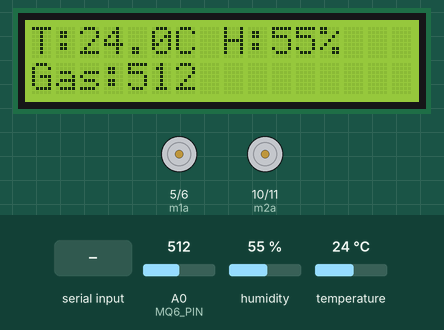
This sketch was run on a simulated Arduino Uno, built with avr-gcc and run on an emulated ATmega328P. On the bench: 16×2 character LCD, motor-driver pin pairs drawn as motors (green arrow = first pin HIGH = forward, orange = second pin HIGH = backward, longer = more drive, scaled by the enable pin). The test bench sets the inputs (shaded band); at power-on: humidity 55 %, A0 (MQ6_PIN) = 512, temperature 24 °C. What the sketch prints to the serial monitor is not drawn.

Above: at 3.2 s.
3.3 s: "F" received over the second serial link
At 4.5 s:
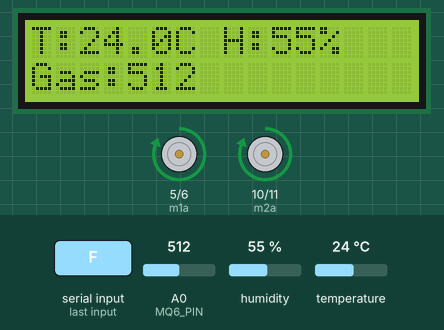
4.8 s: "B" received over the second serial link
At 5.8 s:
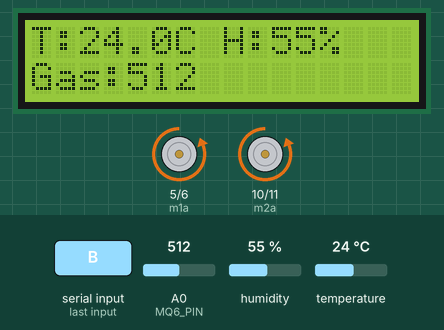
6.3 s: "L" received over the second serial link
At 7.0 s:
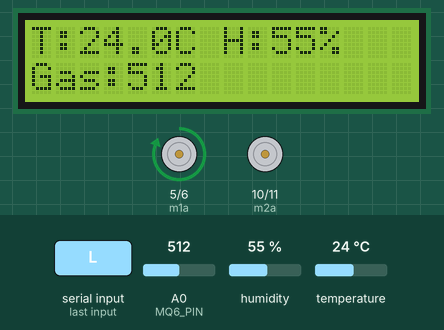
7.8 s: "R" received over the second serial link
At 8.1 s:
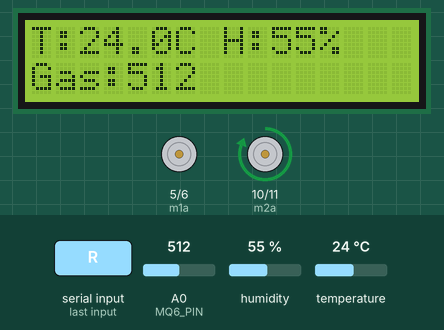
9.3 s: humidity set to 22 %
At 10.7 s:
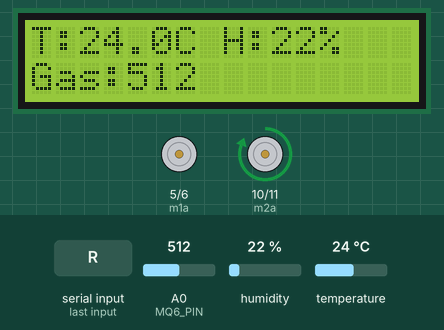
11.6 s: A0 (MQ6_PIN) set to 716
At 12.7 s:
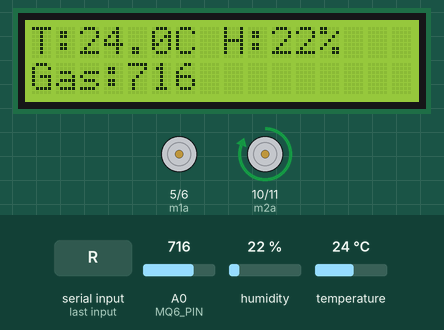
Timing chart, 0 to 14.6 s (numbered marks = the images above; inputs shaded):
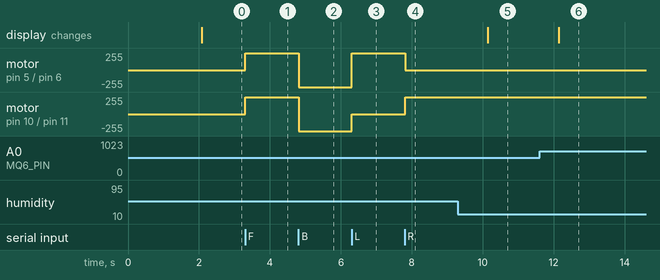

The sketch:

bluetooth.ino
```cpp
#include <SoftwareSerial.h>
#include <DHT.h>
#include <LiquidCrystal.h>

// --- Pin Setup ---
SoftwareSerial Blue(7, 8); // Rx, Tx
#define DHTPIN 12
#define DHTTYPE DHT22
#define MQ6_PIN A0

// LCD pins: RS, EN, D4, D5, D6, D7
LiquidCrystal lcd(9, 4, A1, A2, A3, A4);
DHT dht(DHTPIN, DHTTYPE);

String readdata;

// --- Motor Pins ---
int en1 = 2, en2 = 3;
int m1a = 5, m1b = 6, m2a = 10, m2b = 11;

void setup() {
  pinMode(m1a, OUTPUT);
  pinMode(m1b, OUTPUT);
  pinMode(m2a, OUTPUT);
  pinMode(m2b, OUTPUT);
  pinMode(en1, OUTPUT);
  pinMode(en2, OUTPUT);

  digitalWrite(en1, HIGH);
  digitalWrite(en2, HIGH);

  Blue.begin(9600);
  Serial.begin(9600);
  dht.begin();
  lcd.begin(16, 2);
  lcd.clear();

  lcd.print("CropScout Bot");
  lcd.setCursor(0, 1);
  lcd.print("Initializing...");
  delay(2000);
  lcd.clear();
}

// --- Movement Functions ---
void forward() {
  analogWrite(m1a, 255); analogWrite(m1b, 0);
  analogWrite(m2a, 255); analogWrite(m2b, 0);
  Serial.println("Forward");
}

void backward() {
  analogWrite(m1a, 0); analogWrite(m1b, 255);
  analogWrite(m2a, 0); analogWrite(m2b, 255);
  Serial.println("Backward");
}

void left() {
  analogWrite(m1a, 255); analogWrite(m1b, 0);
  analogWrite(m2a, 0); analogWrite(m2b, 0);
  Serial.println("Left");
}

void right() {
  analogWrite(m1a, 0); analogWrite(m1b, 0);
  analogWrite(m2a, 255); analogWrite(m2b, 0);
  Serial.println("Right");
}

void stop() {
  analogWrite(m1a, 0); analogWrite(m1b, 0);
  analogWrite(m2a, 0); analogWrite(m2b, 0);
  Serial.println("Stop");
}

// --- Sensor Display Function ---
void displaySensorData() {
  float temp = dht.readTemperature();
  float hum = dht.readHumidity();
  int gasValue = analogRead(MQ6_PIN);

  // Print to Serial Monitor
  Serial.print("Temp: "); Serial.print(temp);
  Serial.print("°C  | Hum: "); Serial.print(hum);
  Serial.print("%  | Gas: "); Serial.println(gasValue);

  // Print to LCD
  lcd.clear();
  lcd.setCursor(0, 0);
  lcd.print("T:"); lcd.print(temp, 1);
  lcd.print("C H:"); lcd.print(hum, 0);
  lcd.print("%");

  lcd.setCursor(0, 1);
  lcd.print("Gas:"); lcd.print(gasValue);
}

void loop() {
  // --- Bluetooth Control ---
  while (Blue.available()) {
    delay(10);
    char c = Blue.read();
    readdata += c;

    if (readdata.length() > 0) {
      if (readdata == "F") forward();
      else if (readdata == "B") backward();
      else if (readdata == "L") left();
      else if (readdata == "R") right();
      else if (readdata == "S") stop();

      readdata = "";
    }
  }

  // --- Update sensor data every 2 seconds ---
  static unsigned long lastUpdate = 0;
  if (millis() - lastUpdate > 2000) {
    displaySensorData();
    lastUpdate = millis();
  }
}
```

Measured:
- after the input at 3.3 s, motor on pin 5 (m1a) / pin 6 (m1b), motor on pin 10 (m2a) / pin 11 (m2b): stopped → forward 255/255 at once
- after the input at 4.8 s, motor on pin 5 (m1a) / pin 6 (m1b), motor on pin 10 (m2a) / pin 11 (m2b): forward 255/255 → backward 255/255 at once
- after the input at 6.3 s, motor on pin 5 (m1a) / pin 6 (m1b): backward 255/255 → forward 255/255 at once; motor on pin 10 (m2a) / pin 11 (m2b): backward 255/255 → stopped at once
- after the input at 7.8 s, motor on pin 5 (m1a) / pin 6 (m1b): forward 255/255 → stopped at once; motor on pin 10 (m2a) / pin 11 (m2b): stopped → forward 255/255 at once
- after the input at 9.3 s, the display: changes after 0.83 s (image 5)
- after the input at 11.6 s, the display: changes after 0.55 s (image 6)
